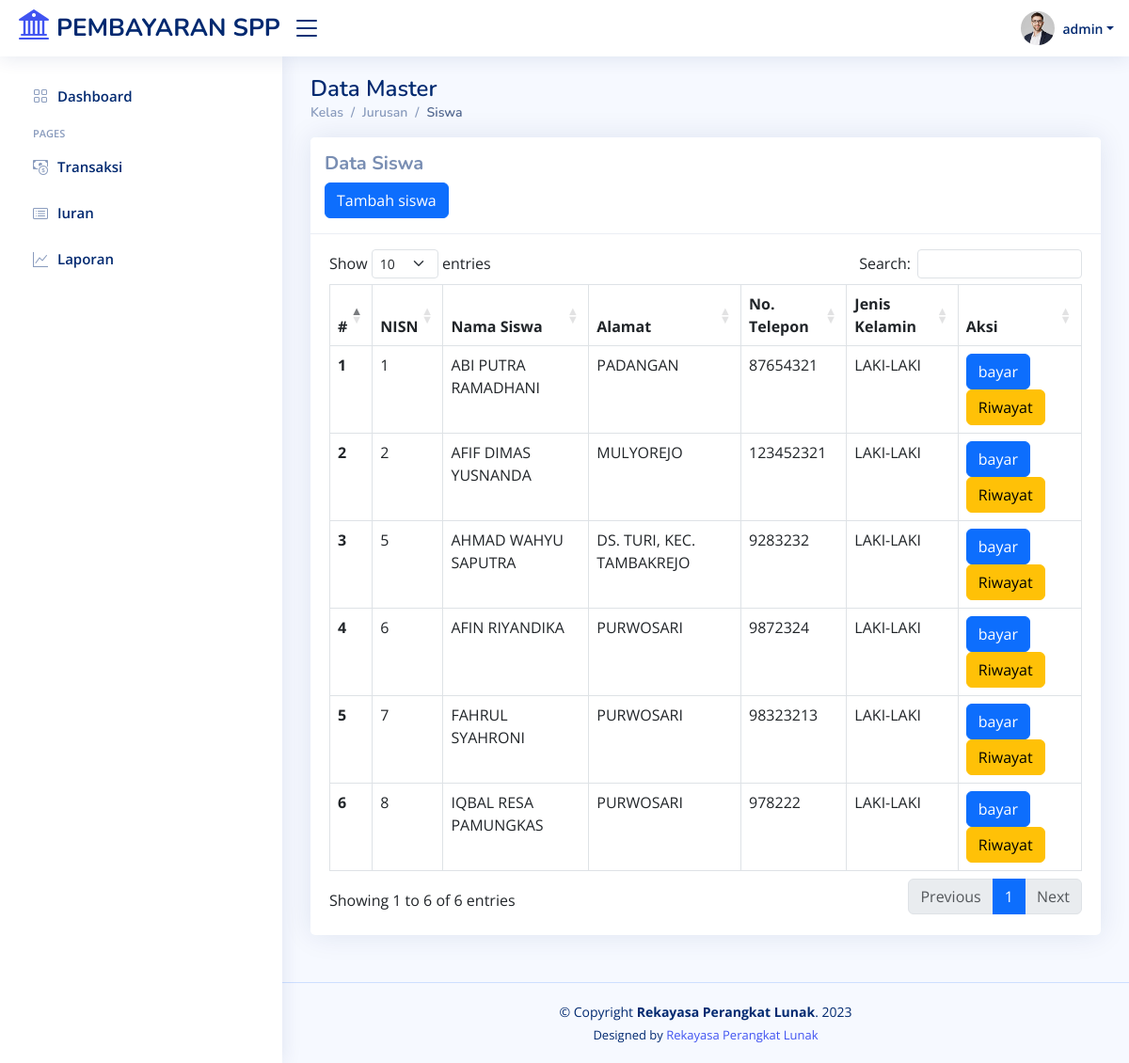
Page /views/siswa_iuran.php?kelas=1&angkatan=1 (signed in) on the committed database.
### tables this page shows
CREATE TABLE `siswa` (
  `nisn` int(225) NOT NULL,
  `nama` varchar(225) NOT NULL,
  `id_kelas` int(225) NOT NULL,
  `jenis_kelamin` varchar(225) NOT NULL,
  `alamat` varchar(225) NOT NULL,
  `telepon` int(225) NOT NULL,
  `id_angkatan` int(25) NOT NULL
);

### views/siswa_iuran.php (the view, shortened to what this page needs)
<?php
  include "../back/koneksi.php";
  $kelas = $_GET['kelas'];
  $query = "SELECT * FROM siswa WHERE id_kelas = '$kelas'";
  $sql = mysqli_query($conn, $query);
  $no = 1;
 ?>
<?php include "V_head.php"; ?>
  <?php include "V_header.php"; ?>
  <?php include "V_sidebar.php"; ?>
  <main id="main" class="main">
  	<div class="pagetitle">
      <h1>Data Master</h1>
      <nav>
        <ol class="breadcrumb">
          <li class="breadcrumb-item "><a href="data_angkatan.php">Kelas</a></li>
          <li class="breadcrumb-item "><a href="kelas_iuran.php?angkatan=<?= $_GET['angkatan']; ?>">Jurusan</a></li>
          <li class="breadcrumb-item active">Siswa</li>
        </ol>
      </nav>
    </div>
  	<section class="section">
      <div class="row">
        <div class="col-lg-12">
          <div class="card">
          	<div class="card-header py-3">
          		<h5><strong>Data Siswa</strong></h5>
              <button class="btn btn-primary" type="button" onclick="handelTambah()">Tambah siswa</button>
          	</div>
            <div class="card-body mt-3">
              <div class="table-responsive">
              <table class="table table-bordered" id="dataTable">
                <thead>
                  <tr>
                    <th scope="col">#</th>
                    <th>NISN</th>
                    <th>Nama Siswa</th>
                    <th>Alamat</th>
                    <th>No. Telepon</th>
                    <th>Jenis Kelamin</th>
                    <th>Aksi</th>
                  </tr>
                </thead>
                <tbody>
                  <?php while ($result = mysqli_fetch_assoc($sql)) {?>
                  <tr>
                    <th scope="row"><?= $no++; ?></th>
                    <td><?= $result['nisn']; ?></td>
                    <td><?= $result['nama']; ?></td>
                    <td><?= $result['alamat']; ?></td>
                    <td><?= $result['telepon']; ?></td>
                      <td><?= $result['jenis_kelamin']; ?></td>
                    <td>
                      <?php if ($_SESSION['jabatan'] == 'admin'): ?>
                        <a href="transaksi.php?siswa=<?= $result['nisn']; ?>&kelas=<?= $result['id_kelas']; ?>&angkatan=<?= $result['id_angkatan']; ?>" class=" btn btn-primary">bayar</a>
                      <?php endif ?>
                      <a href="riwayat_pembayaran.php?nisn=<?= $result['nisn']; ?>" class=" btn btn-warning">Riwayat</a>
                    </td>
                  </tr>
                <?php } ?>
                </tbody>
              </table>
              </div>
            </div>
          </div>
        </div>
      </div>
    </section>
  </main>
<?php include "V_footer.php"; ?>

### assets/css/style.css (style rules this page uses)
:root { scroll-behavior: smooth; }
body { font-family: "Open Sans", sans-serif; background: #f6f9ff; color: #444444; }
a { color: #4154f1; text-decoration: none; }
h1, h2, h3, h4, h5, h6 { font-family: "Nunito", sans-serif; }
#main { margin-top: 60px; padding: 20px 30px; transition: all 0.3s; }
.pagetitle { margin-bottom: 10px; }
.pagetitle h1 { font-size: 24px; margin-bottom: 0; font-weight: 600; color: #012970; }
.card { margin-bottom: 30px; border: none; border-radius: 5px; box-shadow: 0px 0 30px rgba(1, 41, 112, 0.1); }
.card-header, .card-footer { border-color: #ebeef4; background-color: #fff; color: #798eb3; padding: 15px; }
.card-body { padding: 0 20px 20px 20px; }
.breadcrumb { font-size: 14px; font-family: "Nunito", sans-serif; color: #899bbd; font-weight: 600; }
.breadcrumb a { color: #899bbd; transition: 0.3s; }
.breadcrumb .breadcrumb-item::before { color: #899bbd; }
.breadcrumb .active { color: #51678f; font-weight: 600; }
@media (min-width: 1200px) { #main, #footer { margin-left: 300px; } }

### rows in the picture
siswa: nisn "1", nama "ABI PUTRA RAMADHANI", alamat "PADANGAN", telepon "87654321", jenis_kelamin "LAKI-LAKI"
siswa: nisn "2", nama "AFIF DIMAS YUSNANDA", alamat "MULYOREJO", telepon "123452321", jenis_kelamin "LAKI-LAKI"
siswa: nisn "5", nama "AHMAD WAHYU SAPUTRA", alamat "DS. TURI, KEC. TAMBAKREJO", telepon "9283232", jenis_kelamin "LAKI-LAKI"
siswa: nisn "6", nama "AFIN RIYANDIKA", alamat "PURWOSARI", telepon "9872324", jenis_kelamin "LAKI-LAKI"
siswa: nisn "7", nama "FAHRUL SYAHRONI", alamat "PURWOSARI", telepon "98323213", jenis_kelamin "LAKI-LAKI"
siswa: nisn "8", nama "IQBAL RESA PAMUNGKAS", alamat "PURWOSARI", telepon "978222", jenis_kelamin "LAKI-LAKI"

### other values in the picture
$_SESSION['nama'] "admin"
